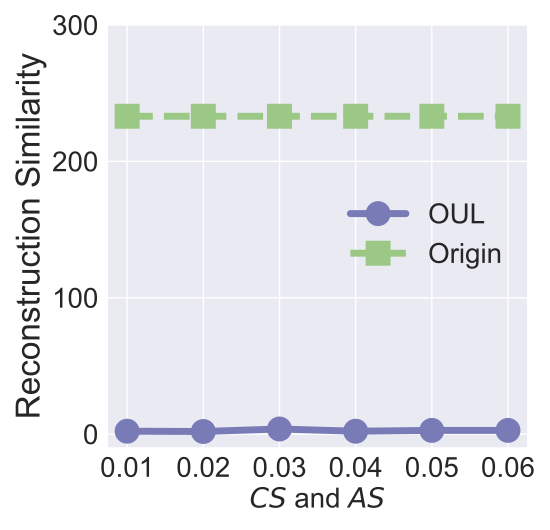

Write Python code to recreate this figure.


import numpy as np
import matplotlib.pyplot as plt

epsilon = 3
beta = 1 / epsilon


x=[1, 2, 3, 4, 5, 6]
# validation_for_plt =[97,95.8600, 94.9400, 93.5400, 93.2400]
# attack_for_plt=[0, 0.3524, 0, 0.1762, 0.1762]
# basic_for_plt=[99.8, 99.8, 99.8, 99.8, 99.8]

labels = ['0.01', '0.02', '0.03', '0.04', '0.05', '0.06']
# unl_org = [97.77, 97.55, 97.35, 97.29, 97.21, 97.21]

# unl_hess_r = [96.6, 96.66, 96.04, 95.94, 95.85, 97.21]
# data construction time
OUL = [2.152676, 1.9479904, 3.78921, 2.1467646, 2.75458, 2.7545810]

org_acc = [233.070, 233.070, 233.070, 233.070, 233.070, 233.070]

vbu_acc = [0.904380, 0.904870, 0.902326, 0.902048, 0.899807, 0.899039]
# unl_ss_wo = [94.32, 94.53, 94.78, 93.38, 94.04, 97.21]


for i in range(len(OUL)):
    OUL[i]=OUL[i]*1
    org_acc[i]=org_acc[i]
    vbu_acc[i]=vbu_acc[i]*1

plt.style.use('seaborn')
plt.figure(figsize=(5.5, 5.3))
l_w=5
m_s=15
marker_s=3
markevery=1
#plt.figure(figsize=(8, 5.3))
#plt.plot(x, unl_fr, color='blue', marker='^', label='Retrain',linewidth=l_w, markersize=m_s)
plt.plot(x, OUL, linestyle='-', color='#797BB7', marker='o', fillstyle='full', markevery=markevery, label='OUL', linewidth=l_w, markersize=m_s, markeredgewidth=marker_s)

#plt.plot(x, unl_ss_w, color='g',  marker='*',  label='PriMU$_{w}$',linewidth=l_w, markersize=m_s)
plt.plot(x, org_acc, linestyle='--', color='#9BC985',  marker='s', fillstyle='full', markevery=markevery, label='Origin',linewidth=l_w, markersize=m_s, markeredgewidth=marker_s)



#plt.plot(x, vbu_acc, linestyle='-.', color='#2A5522',  marker='D', fillstyle='full', markevery=markevery, label='VBU',linewidth=l_w, markersize=m_s, markeredgewidth=marker_s)

# plt.grid()
leg = plt.legend(fancybox=True, shadow=True)
# plt.xlabel('Malicious Client Ratio (%)' ,fontsize=16)
plt.ylabel('Reconstruction Similarity', fontsize=24)
my_y_ticks = np.arange(0., 300.94, 100.)
plt.yticks(my_y_ticks,fontsize=20)
plt.xlabel('$\it{CS}$ and $\it{AS}$' ,fontsize=20)

plt.xticks(x, labels, fontsize=20)
# plt.title('CIFAR10 IID')

#plt.annotate(r"1e-1", xy=(0.1, 1.01), xycoords='axes fraction', xytext=(-10, 10), textcoords='offset points', ha='right', va='center', fontsize=15)


# plt.title('(c) Utility Preservation', fontsize=24)
plt.legend(loc='best',fontsize=20)
plt.tight_layout()
#plt.title("MNIST")
plt.rcParams['figure.figsize'] = (2.0, 1)
plt.rcParams['image.interpolation'] = 'nearest'
plt.rcParams['figure.subplot.left'] = 0.11
plt.rcParams['figure.subplot.bottom'] = 0.08
plt.rcParams['figure.subplot.right'] = 0.977
plt.rcParams['figure.subplot.top'] = 0.969
plt.savefig('CelebA_running_time_eps.pdf', format='pdf', dpi=200)
plt.show()
